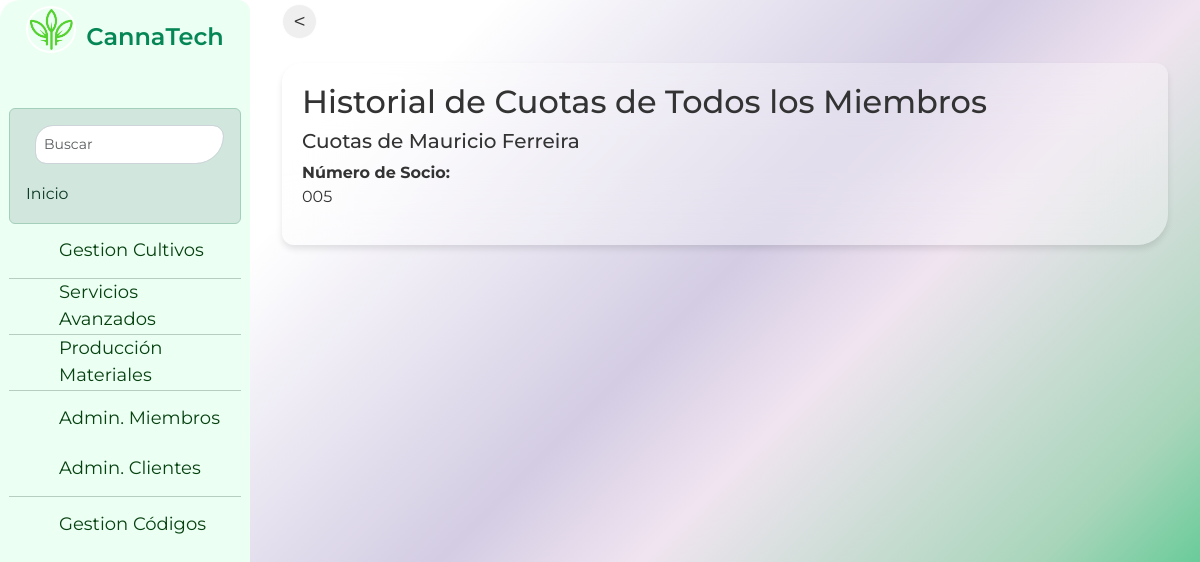
Before: /historial-cuotas-todos-miembros/ (signed in) with the older database file.
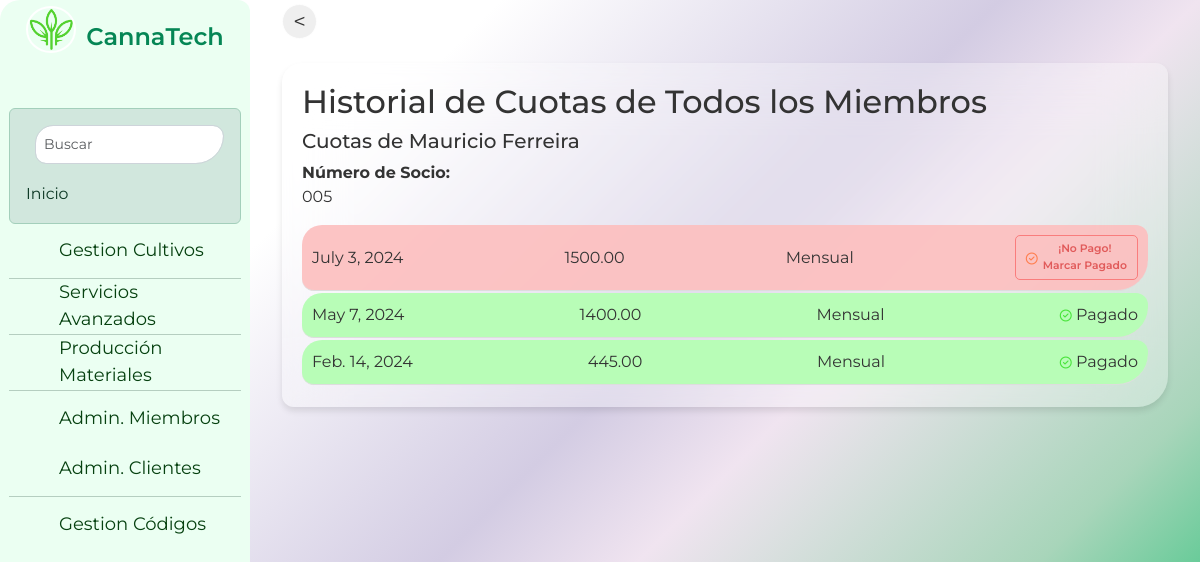
After: the same page with the newer database file.
### core/models.py (models this page shows, shortened)
class Miembro(models.Model):
    nombre = models.CharField(max_length=100)
    apellido = models.CharField(max_length=100)
    email = models.EmailField(unique=True)
    numero_socio = models.CharField(max_length=10, unique=True)
    fecha_ingreso = models.DateField()
    activo = models.BooleanField(default=True)
    def nombre_completo(self):
        return f"{self.nombre} {self.apellido}"

class Cuota(models.Model):
    miembro = models.ForeignKey(Miembro, on_delete=models.CASCADE)
    fecha_pago = models.DateField()
    monto = models.DecimalField(max_digits=8, decimal_places=2)
    PERIODO_CHOICES = [
        ('MENSUAL', 'Mensual'),
        ('TRIMESTRAL', 'Trimestral'),
        ('ANUAL', 'Anual'),
    ]
    periodo = models.CharField(max_length=10, choices=PERIODO_CHOICES, default='MENSUAL')
    pagado = models.BooleanField(default=False)

### core/views.py (the view)
# urls.py: path('historial-cuotas-todos-miembros/', views.historial_cuotas_todos_miembros, name='historial_cuotas_todos_miembros'),
@login_required
def historial_cuotas_todos_miembros(request):
    miembros = Miembro.objects.all()
    todas_las_cuotas = []
    for miembro in miembros:
        cuotas_miembro = Cuota.objects.filter(miembro=miembro).order_by('-fecha_pago')
        todas_las_cuotas.append({
            'miembro': miembro,
            'cuotas': cuotas_miembro,
        })
    return render(request, 'core/historial_cuotas_todos_miembros.html', {'todas_las_cuotas': todas_las_cuotas})

### core/templates/core/historial_cuotas_todos_miembros.html (shortened to what this page needs)
{% extends 'core/base.html' %}
{% block content %}
<input type="button" class="btn-prev" value="<" onClick="javascript:history.go(-1);">
<br>
<div class="cuotas-historial">
    <h2 class="seccion-titulo">Historial de Cuotas de Todos los Miembros</h2>
    {% for item in todas_las_cuotas %}
        <div class="cuotas-miembro">
            <h5>Cuotas de {{ item.miembro.nombre_completo }} </h5>
            <strong>Número de Socio:</strong>
            <br>
            <p>{{ item.miembro.numero_socio }}</p>
            <div class="lista-cuotas">
                {% for cuota in item.cuotas %}
                    <div class="cuota-item {% if cuota.pagado %}cuota-pagada{% else %}cuota-pendiente{% endif %}" data-estado="{% if cuota.pagado %}pagados{% else %}pendientes{% endif %}">
                        <span>{{ cuota.fecha_pago }}</span>
                        <span>{{ cuota.monto }}</span>
                        <span>{{ cuota.get_periodo_display }}</span>
                        <span>
                            {% if cuota.pagado %}
                                <strong><i class="far fa-check-circle" style="font-size: 0.75rem; color: #4ae43c; font-weight: 500;"></i></strong> Pagado
                            {% else %}
                                <form action="{% url 'marcar_pagado' cuota.id %}" method="post" style="display: inline;">
                                    <button type="submit" class="btn-success btn-sm no-background" style="display: inline-flex; align-items: center; white-space: nowrap; padding: 5px 10px; border: 1px solid #f86464bd; color: #fff; border-radius: 5px;">
                                        <strong><i class="far fa-check-circle" style="font-size: 0.75rem; color: #ff7f50; font-weight: 500;"></i></strong>
                                        <small style="font-size: 0.675rem; color: #cf0e0e94; font-weight: 600; margin-left: 5px;">
                                            ¡No Pago! <br> Marcar Pagado
                                        </small>
                                    </button>
                                </form>
                            {% endif %}
                        </span>
                    </div>
                {% endfor %}
            </div>
        </div>
    {% endfor %}
</div>
{% endblock %}

### core/templates/core/base.html (shortened to what this page needs)
{% load static %}
<!DOCTYPE html>
<html lang="en">
<head>
    <link rel="stylesheet" href="https://cdn.jsdelivr.net/npm/bootstrap@5.3.0/dist/css/bootstrap.min.css">
    <link rel="stylesheet" href="https://code.ionicframework.com/ionicons/2.0.1/css/ionicons.min.css">
    <link href="{% static 'core/css/main.css' %}" rel="stylesheet">
    <link href="{% static 'core/css/styles.css' %}" rel="stylesheet">
    <link rel="stylesheet" href="https://cdnjs.cloudflare.com/ajax/libs/font-awesome/6.5.2/css/all.min.css" />
</head>
<body data-bs-theme="light">
    <div class="container-fluid">
        <div class="row">
            {% if user.is_authenticated %}
            <div class="barra-lateral">
                <div>
                    <div class="nombre-pagina">
                        <a href="{% url 'home' %}">
                            <img src="{% static 'core/images/logo.png' %}" alt="CannaTech Logo" class="logo">
                        </a>
                        <p class="nombre">CannaTech</p>
                    </div>
                           <div class="alert alert-success mt-1 mb-1">
                                <form method="GET" action="{% url 'search_results' %}" class="form-inline my-2 my-lg-0">
                                   <strong>  </strong>
                                    <input class="form-control mr-sm-2" type="search" placeholder="Buscar" aria-label="Search" name="q">
                                </form>
                                <a id="home" href="{% url 'home' %}" class="no-decoration">
                                    <span class="text-color"><small>Inicio</small></span>
                                </a>
                            </div>
                                    </div>
                        <nav class="navegacion">
                            <li>
                                <a id="products" href="{% url 'products' %}">
                                    <span>Gestion Cultivos</span>
                                </a>
                            </li>
                            <div style="border-top: 1px solid #9eb9abb2; margin: 5px 0;"></div>
                <a id="funcionalidades" href="{% url 'management-view' %}">
                    <span>Servicios<br>Avanzados</span>
                </a>
            <div style="border-top: 1px solid #9eb9abb2; margin: 5px 0;"></div>
            <li>
                <a id="panelproduccion" href="{% url 'panel_de_control' %}">
                    <span class="text-color">Producción<br>Materiales</span>
                </a>
            </li>
            <div style="border-top: 1px solid #9eb9abb2; margin: 5px 0;"></div>
            <li>
                <a id="panelproduccion" href="{% url 'lista_miembros' %}">
                    <span class="text-color">Admin. Miembros</span>
                </a>
            </li>
            <li>
                <a id="panelclientes" href="{% url 'clientes' %}">
                    <span class="text-color">Admin. Clientes</span>
                </a>
            </li>
            <div style="border-top: 1px solid #9eb9abb2; margin: 5px 0;"></div>
                    <li>
                        <a id="funcionalidades" href="{% url 'barcodes' %}">
                        <span>Gestion Códigos</span>
                        </a>
                            </li>
            </div>
            {% endif %}
            <div class="col">
                <main class="{% if user.is_authenticated %}authenticated-main{% else %}unauthenticated-main{% endif %}">
                    {% block content %}
                    {% endblock %}
                </main>
</body>
</html>

### core/static/core/css/main.css (style rules this page uses)
* { margin: 0; padding: 0; border: 0; font-size: 100%; font: inherit; vertical-align: baseline; box-sizing: border-box; color: inherit; }
body { background: linear-gradient(135deg, white 25%, #d3cce3 50%, #f0e4f0 60%, #a8d5ba 80%, #5bc992 90%, #8958c9 100%); background-size: cover; background-position: center; background-repeat: no-repeat; min-height: 100vh; font-family: 'Montserrat', sans-serif; color: #333; }
:root { --color-texto:rgb(6, 56, 18); --color-texto-menu:rgb(6, 65, 16); --color-menu-hover:rgb(238,238,238); --color-menu-hover-texto:rgb(5, 122, 35); --color-boton:rgb(0,0,0); --color-boton-texto:rgb(255,255,255); --primary-color: #058655; --secondary-color: #FFA000; --tertiary-color: #9C27B0; --font-size-base: 16px; }
.barra-lateral { position: fixed; display: flex; flex-direction: column; justify-content: space-between; width: 250px; height: 100%; overflow: hidden; padding: 12px 9px; padding-top: 0.8rem; background-color: #ebfff2; transition: width 0.5s ease, background-color 0.3s ease, left 0.5s ease; z-index: 50; }
.barra-lateral { color: #fff; border-radius: 20px 12px 31px; }
.nombre-pagina img { width: 80px; border-radius: 50%; border: 2px solid #fff; }
.nombre-pagina { display: flex; align-items: center; justify-content: center; margin: 10px 0; }
.nombre-pagina .logo { width: 50px; height: auto; margin-right: 10px; margin-bottom: 2rem; }
.nombre-pagina .nombre { font-size: 1.5rem; font-weight: 600; color: #058655; }
.barra-lateral span { width: 100px; white-space: nowrap; font-size: 18px; text-align: left; opacity: 1; transition: opacity 0.5s ease,width 0.5s ease; }
.barra-lateral .nombre-pagina { width: 100%; height: 45px; color: var(--color-texto); margin-bottom: 40px; display: flex; align-items: center; }
.barra-lateral .navegacion { height: 100%; overflow-y: auto; overflow-x: hidden; }
.barra-lateral .navegacion li { list-style: none; display: flex; margin-bottom: 5px; }
.barra-lateral .navegacion a { width: 100%; height: 45px; display: flex; align-items: center; text-decoration: none; border-radius: 10px; color: var(--color-texto-menu); }
.alert-success { margin: 10px 0; }
.no-decoration { text-decoration: none; color: inherit; }
main { padding: 20px; transition: margin-left 0.5s ease; }
main.authenticated-main { margin-left: 250px; }
form input[type="text"], form input[type="email"], form input[type="tel"], form input[type="password"], form input[type="number"], form input[type="date"], form input[type="search"], form input[type="url"], form input[type="time"], form input[type="week"], form input[type="month"], form input[type="range"] { width: 100%; padding: 8px; border: 1px solid #ced4da; border-radius: 20px 12px 31px; }
img { height: 100%; border-radius: 24px; }
.form-control { border-radius: 0.5rem; margin-bottom: 1rem; padding: 0.5rem; }
.btn-prev { display: block; height: 35px; width: 35px; margin-top: -1rem; border-radius: 50%; border: 1px solid #fefefe; font-size:22px; }
.form-inline { display: flex; align-items: center; margin-bottom: 10px; width: 100%; }
.form-control { flex-grow: 1; font-size: 14px; min-width: 0; }
.cuotas-registro, .cuotas-historial { width: 100%; background: rgba(255, 255, 255, 0.3); padding: 1rem; border-radius: 20px 12px 31px; box-shadow: 0 4px 6px rgba(0,0,0,0.1); backdrop-filter: blur(30px); }
.lista-cuotas { max-height: 200px; overflow-y: auto; }
.cuota-item { display: grid; grid-template-columns: 1fr 1fr; gap: 0.5rem; padding: 0.5rem; border-bottom: 1px solid rgba(233, 236, 239, 0.6); }
.cuota-pagada { background-color: rgba(93, 221, 104, 0.3); border-radius: 20px 12px 31px; }
.cuota-pagada { background-color: #90EE90; }
.cuota-pendiente { background-color: #FFB6C1; }
.cuota-pendiente { background-color: rgba(255, 60, 0, 0.255); border-radius: 20px 12px 31px; }
.cuotas-historial { padding: 20px; }
.lista-cuotas { display: flex; flex-direction: column; }
.cuota-item { display: flex; justify-content: space-between; align-items: center; margin-bottom: 2px; padding: 10px; border-bottom: 1px solid #dddddd; }
.cuota-pagada { background-color: #b8fdb7; }
.cuota-pendiente { background-color: #fcbfbfea; }
.btn-success.btn-sm, .btn-sm, .btn-nav { border: none; padding: 5px 10px; cursor: pointer; }
.no-background { background: none; color: inherit; padding: 0; }
@media screen and (min-width: 768px) { .cuotas-registro, .cuotas-historial { flex: 1; } }
@media screen and (min-width: 1024px) { .cuota-item { grid-template-columns: repeat(4, 1fr); } }

Changed rows visible on the page:
added Cuota: fecha_pago "July 3, 2024", monto "1500.00", periodo "Mensual", pagado False (drawn)
added Cuota: fecha_pago "May 7, 2024", monto "1400.00", periodo "Mensual", pagado True (drawn)
added Cuota: fecha_pago "Feb. 14, 2024", monto "445.00", periodo "Mensual", pagado True (drawn)
